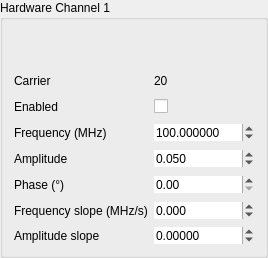
     <widget class="QGroupBox" name="groupBox_HW1">
      <property name="sizePolicy">
       <sizepolicy hsizetype="Fixed" vsizetype="Fixed">
        <horstretch>0</horstretch>
        <verstretch>0</verstretch>
       </sizepolicy>
      </property>
      <property name="title">
       <string>Hardware Channel 1</string>
      </property>
      <property name="alignment">
       <set>Qt::AlignLeading|Qt::AlignLeft|Qt::AlignTop</set>
      </property>
      <layout class="QGridLayout" name="gridLayout_4">
       <item row="2" column="0">
        <widget class="QLabel" name="label_44">
         <property name="minimumSize">
          <size>
           <width>120</width>
           <height>20</height>
          </size>
         </property>
         <property name="text">
          <string>Enabled</string>
         </property>
        </widget>
       </item>
       <item row="4" column="0">
        <widget class="QLabel" name="label_49">
         <property name="sizePolicy">
          <sizepolicy hsizetype="Preferred" vsizetype="Fixed">
           <horstretch>0</horstretch>
           <verstretch>0</verstretch>
          </sizepolicy>
         </property>
         <property name="minimumSize">
          <size>
           <width>120</width>
           <height>20</height>
          </size>
         </property>
         <property name="text">
          <string>Amplitude</string>
         </property>
        </widget>
       </item>
       <item row="1" column="0">
        <widget class="QLabel" name="label_48">
         <property name="sizePolicy">
          <sizepolicy hsizetype="Fixed" vsizetype="Fixed">
           <horstretch>0</horstretch>
           <verstretch>0</verstretch>
          </sizepolicy>
         </property>
         <property name="minimumSize">
          <size>
           <width>120</width>
           <height>20</height>
          </size>
         </property>
         <property name="text">
          <string>Carrier</string>
         </property>
        </widget>
       </item>
       <item row="1" column="1">
        <widget class="QLabel" name="label_53">
         <property name="sizePolicy">
          <sizepolicy hsizetype="Preferred" vsizetype="Fixed">
           <horstretch>0</horstretch>
           <verstretch>0</verstretch>
          </sizepolicy>
         </property>
         <property name="text">
          <string>20</string>
         </property>
        </widget>
       </item>
       <item row="3" column="1">
        <widget class="QDoubleSpinBox" name="frequency_20">
         <property name="sizePolicy">
          <sizepolicy hsizetype="Fixed" vsizetype="Fixed">
           <horstretch>0</horstretch>
           <verstretch>0</verstretch>
          </sizepolicy>
         </property>
         <property name="minimumSize">
          <size>
           <width>100</width>
           <height>0</height>
          </size>
         </property>
         <property name="frame">
          <bool>false</bool>
         </property>
         <property name="suffix">
          <string/>
         </property>
         <property name="decimals">
          <number>6</number>
         </property>
         <property name="maximum">
          <double>1250.000000000000000</double>
         </property>
         <property name="value">
          <double>100.000000000000000</double>
         </property>
        </widget>
       </item>
       <item row="5" column="0">
        <widget class="QLabel" name="label_52">
         <property name="sizePolicy">
          <sizepolicy hsizetype="Preferred" vsizetype="Fixed">
           <horstretch>0</horstretch>
           <verstretch>0</verstretch>
          </sizepolicy>
         </property>
         <property name="minimumSize">
          <size>
           <width>120</width>
           <height>20</height>
          </size>
         </property>
         <property name="text">
          <string>Phase (°)</string>
         </property>
        </widget>
       </item>
       <item row="3" column="0">
        <widget class="QLabel" name="label_50">
         <property name="sizePolicy">
          <sizepolicy hsizetype="Preferred" vsizetype="Fixed">
           <horstretch>0</horstretch>
           <verstretch>0</verstretch>
          </sizepolicy>
         </property>
         <property name="minimumSize">
          <size>
           <width>120</width>
           <height>20</height>
          </size>
         </property>
         <property name="text">
          <string>Frequency (MHz)</string>
         </property>
        </widget>
       </item>
       <item row="2" column="1">
        <widget class="QCheckBox" name="enable_20">
         <property name="enabled">
          <bool>true</bool>
         </property>
         <property name="sizePolicy">
          <sizepolicy hsizetype="Fixed" vsizetype="Fixed">
           <horstretch>0</horstretch>
           <verstretch>0</verstretch>
          </sizepolicy>
         </property>
         <property name="minimumSize">
          <size>
           <width>100</width>
           <height>0</height>
          </size>
         </property>
         <property name="text">
          <string/>
         </property>
         <property name="checked">
          <bool>false</bool>
         </property>
        </widget>
       </item>
       <item row="5" column="1">
        <widget class="QDoubleSpinBox" name="phase_20">
         <property name="sizePolicy">
          <sizepolicy hsizetype="Fixed" vsizetype="Fixed">
           <horstretch>0</horstretch>
           <verstretch>0</verstretch>
          </sizepolicy>
         </property>
         <property name="minimumSize">
          <size>
           <width>100</width>
           <height>0</height>
          </size>
         </property>
         <property name="frame">
          <bool>false</bool>
         </property>
         <property name="suffix">
          <string/>
         </property>
         <property name="decimals">
          <number>2</number>
         </property>
         <property name="maximum">
          <double>360.000000000000000</double>
         </property>
         <property name="singleStep">
          <double>0.100000000000000</double>
         </property>
        </widget>
       </item>
       <item row="6" column="0">
        <widget class="QLabel" name="label_51">
         <property name="sizePolicy">
          <sizepolicy hsizetype="Preferred" vsizetype="Fixed">
           <horstretch>0</horstretch>
           <verstretch>0</verstretch>
          </sizepolicy>
         </property>
         <property name="minimumSize">
          <size>
           <width>120</width>
           <height>20</height>
          </size>
         </property>
         <property name="text">
          <string>Frequency slope (MHz/s)</string>
         </property>
        </widget>
       </item>
       <item row="4" column="1">
        <widget class="QDoubleSpinBox" name="amplitude_20">
         <property name="sizePolicy">
          <sizepolicy hsizetype="Fixed" vsizetype="Fixed">
           <horstretch>0</horstretch>
           <verstretch>0</verstretch>
          </sizepolicy>
         </property>
         <property name="minimumSize">
          <size>
           <width>100</width>
           <height>0</height>
          </size>
         </property>
         <property name="frame">
          <bool>false</bool>
         </property>
         <property name="decimals">
          <number>3</number>
         </property>
         <property name="maximum">
          <double>1.000000000000000</double>
         </property>
         <property name="singleStep">
          <double>0.001000000000000</double>
         </property>
         <property name="value">
          <double>0.050000000000000</double>
         </property>
        </widget>
       </item>
       <item row="7" column="0">
        <widget class="QLabel" name="label_47">
         <property name="text">
          <string>Amplitude slope</string>
         </property>
        </widget>
       </item>
       <item row="6" column="1">
        <widget class="QDoubleSpinBox" name="frequencySlope_20">
         <property name="sizePolicy">
          <sizepolicy hsizetype="Fixed" vsizetype="Fixed">
           <horstretch>0</horstretch>
           <verstretch>0</verstretch>
          </sizepolicy>
         </property>
         <property name="minimumSize">
          <size>
           <width>100</width>
           <height>0</height>
          </size>
         </property>
         <property name="frame">
          <bool>false</bool>
         </property>
         <property name="suffix">
          <string/>
         </property>
         <property name="decimals">
          <number>3</number>
         </property>
         <property name="minimum">
          <double>-1250.000000000000000</double>
         </property>
         <property name="maximum">
          <double>1250.000000000000000</double>
         </property>
         <property name="singleStep">
          <double>10.000000000000000</double>
         </property>
        </widget>
       </item>
       <item row="7" column="1">
        <widget class="QDoubleSpinBox" name="amplitudeSlope_20">
         <property name="sizePolicy">
          <sizepolicy hsizetype="Fixed" vsizetype="Fixed">
           <horstretch>0</horstretch>
           <verstretch>0</verstretch>
          </sizepolicy>
         </property>
         <property name="minimumSize">
          <size>
           <width>100</width>
           <height>0</height>
          </size>
         </property>
         <property name="wrapping">
          <bool>false</bool>
         </property>
         <property name="frame">
          <bool>false</bool>
         </property>
         <property name="buttonSymbols">
          <enum>QAbstractSpinBox::UpDownArrows</enum>
         </property>
         <property name="suffix">
          <string/>
         </property>
         <property name="decimals">
          <number>5</number>
         </property>
         <property name="minimum">
          <double>-100.000000000000000</double>
         </property>
         <property name="maximum">
          <double>100.000000000000000</double>
         </property>
         <property name="singleStep">
          <double>10.000000000000000</double>
         </property>
        </widget>
       </item>
       <item row="0" column="0" colspan="2">
        <spacer name="verticalSpacer">
         <property name="orientation">
          <enum>Qt::Vertical</enum>
         </property>
         <property name="sizeHint" stdset="0">
          <size>
           <width>20</width>
           <height>40</height>
          </size>
         </property>
        </spacer>
       </item>
      </layout>
     </widget>
